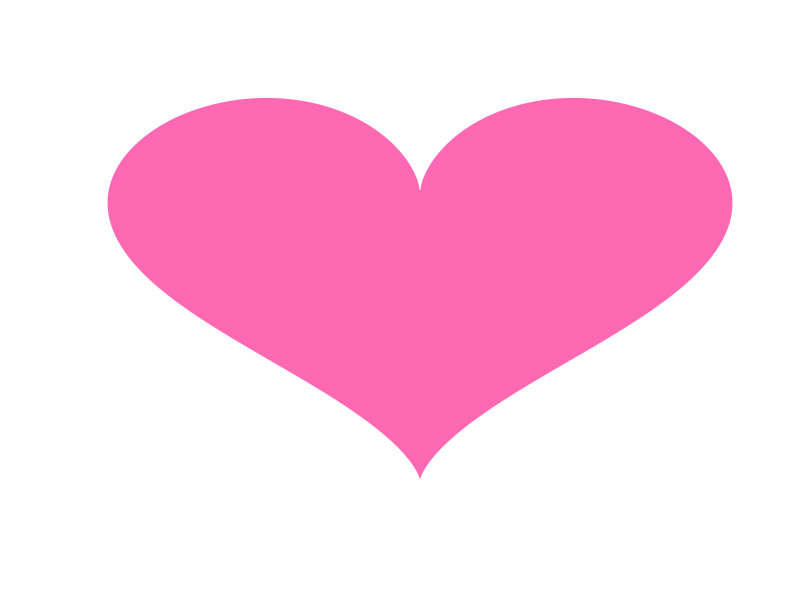

The R script that drew this image:
# Simple heart
# Drawing a simple heart shape

# Blank plot
plot.new()

# Set up t values
dat <- data.frame(t=seq(0, 2*pi, by=0.02)) 

# Function to generate X and Y values to draw a heart
xhrt <- function(t) 16*sin(t)^3
yhrt <- function(t) 13*cos(t)-5*cos(2*t)-2*cos(3*t)-cos(4*t)

# Calculate X and Y for each t
dat$y=yhrt(dat$t)
dat$x=xhrt(dat$t)

# Draw the shape
color <- "hotpink"

with(dat, plot(x,y, type="l", col="white", axes=F, xlab=NA, ylab=NA))
with(dat, polygon(x,y, border="white", col=color))   

# Script end #
